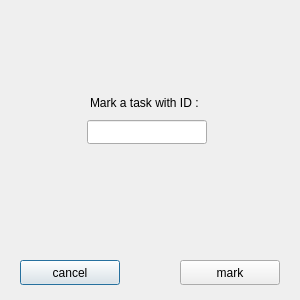
<?xml version="1.0" encoding="UTF-8"?>
<ui version="4.0">
 <class>Markt</class>
 <widget class="QWidget" name="Markt">
  <property name="geometry">
   <rect>
    <x>0</x>
    <y>0</y>
    <width>300</width>
    <height>300</height>
   </rect>
  </property>
  <property name="minimumSize">
   <size>
    <width>300</width>
    <height>300</height>
   </size>
  </property>
  <property name="maximumSize">
   <size>
    <width>300</width>
    <height>300</height>
   </size>
  </property>
  <property name="sizeIncrement">
   <size>
    <width>300</width>
    <height>300</height>
   </size>
  </property>
  <property name="baseSize">
   <size>
    <width>300</width>
    <height>300</height>
   </size>
  </property>
  <property name="windowTitle">
   <string>MarkTask</string>
  </property>
  <widget class="QPushButton" name="pushButton">
   <property name="geometry">
    <rect>
     <x>20</x>
     <y>260</y>
     <width>100</width>
     <height>25</height>
    </rect>
   </property>
   <property name="sizePolicy">
    <sizepolicy hsizetype="Minimum" vsizetype="Fixed">
     <horstretch>100</horstretch>
     <verstretch>25</verstretch>
    </sizepolicy>
   </property>
   <property name="minimumSize">
    <size>
     <width>100</width>
     <height>25</height>
    </size>
   </property>
   <property name="maximumSize">
    <size>
     <width>100</width>
     <height>25</height>
    </size>
   </property>
   <property name="sizeIncrement">
    <size>
     <width>100</width>
     <height>25</height>
    </size>
   </property>
   <property name="baseSize">
    <size>
     <width>100</width>
     <height>25</height>
    </size>
   </property>
   <property name="cursor">
    <cursorShape>PointingHandCursor</cursorShape>
   </property>
   <property name="focusPolicy">
    <enum>Qt::StrongFocus</enum>
   </property>
   <property name="text">
    <string>cancel</string>
   </property>
   <property name="autoDefault">
    <bool>false</bool>
   </property>
   <property name="default">
    <bool>true</bool>
   </property>
   <property name="flat">
    <bool>false</bool>
   </property>
  </widget>
  <widget class="QPushButton" name="pushButton_2">
   <property name="geometry">
    <rect>
     <x>180</x>
     <y>260</y>
     <width>100</width>
     <height>25</height>
    </rect>
   </property>
   <property name="sizePolicy">
    <sizepolicy hsizetype="Minimum" vsizetype="Fixed">
     <horstretch>100</horstretch>
     <verstretch>25</verstretch>
    </sizepolicy>
   </property>
   <property name="minimumSize">
    <size>
     <width>100</width>
     <height>25</height>
    </size>
   </property>
   <property name="maximumSize">
    <size>
     <width>100</width>
     <height>25</height>
    </size>
   </property>
   <property name="sizeIncrement">
    <size>
     <width>100</width>
     <height>25</height>
    </size>
   </property>
   <property name="baseSize">
    <size>
     <width>100</width>
     <height>25</height>
    </size>
   </property>
   <property name="cursor">
    <cursorShape>PointingHandCursor</cursorShape>
   </property>
   <property name="text">
    <string>mark</string>
   </property>
  </widget>
  <widget class="QLabel" name="label">
   <property name="geometry">
    <rect>
     <x>90</x>
     <y>90</y>
     <width>120</width>
     <height>25</height>
    </rect>
   </property>
   <property name="text">
    <string>Mark a task with ID :</string>
   </property>
  </widget>
  <widget class="QLineEdit" name="lineEdit">
   <property name="geometry">
    <rect>
     <x>87</x>
     <y>120</y>
     <width>120</width>
     <height>24</height>
    </rect>
   </property>
   <property name="alignment">
    <set>Qt::AlignCenter</set>
   </property>
  </widget>
 </widget>
 <resources/>
 <connections/>
</ui>
